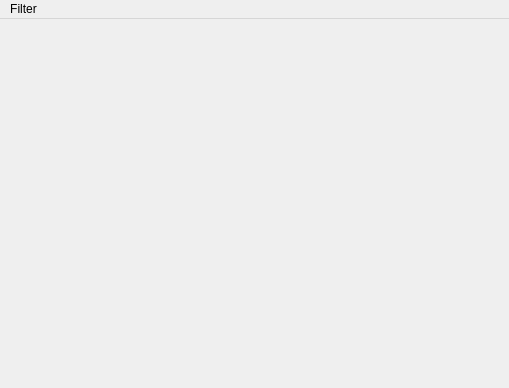
<?xml version="1.0" encoding="UTF-8"?>
<ui version="4.0">
 <class>ToDoList</class>
 <widget class="QMainWindow" name="ToDoList">
  <property name="geometry">
   <rect>
    <x>0</x>
    <y>0</y>
    <width>509</width>
    <height>388</height>
   </rect>
  </property>
  <property name="windowTitle">
   <string>ToDo List</string>
  </property>
  <property name="windowIcon">
   <iconset>
    <normaloff>icon.png</normaloff>icon.png</iconset>
  </property>
  <widget class="QWidget" name="centralwidget">
   <layout class="QHBoxLayout" name="horizontalLayout">
    <property name="leftMargin">
     <number>0</number>
    </property>
    <property name="topMargin">
     <number>6</number>
    </property>
    <property name="rightMargin">
     <number>0</number>
    </property>
    <property name="bottomMargin">
     <number>0</number>
    </property>
    <item>
     <layout class="QVBoxLayout" name="verticalLayout">
      <item>
       <widget class="QTabWidget" name="tabs">
        <property name="styleSheet">
         <string notr="true">QTabWidget::pane {
border: 0;
}</string>
        </property>
        <property name="tabShape">
         <enum>QTabWidget::Rounded</enum>
        </property>
        <property name="currentIndex">
         <number>-1</number>
        </property>
        <property name="tabsClosable">
         <bool>false</bool>
        </property>
       </widget>
      </item>
     </layout>
    </item>
   </layout>
  </widget>
  <widget class="QMenuBar" name="menubar">
   <property name="geometry">
    <rect>
     <x>0</x>
     <y>0</y>
     <width>509</width>
     <height>22</height>
    </rect>
   </property>
   <widget class="QMenu" name="menuFilter">
    <property name="title">
     <string>Filter</string>
    </property>
    <widget class="QMenu" name="menuAdd">
     <property name="title">
      <string>Add</string>
     </property>
     <addaction name="actionSdfsdf"/>
    </widget>
    <addaction name="menuAdd"/>
    <addaction name="actionClose"/>
   </widget>
   <addaction name="menuFilter"/>
  </widget>
  <action name="actionClose">
   <property name="text">
    <string>Close Current</string>
   </property>
  </action>
  <action name="actionSdfsdf">
   <property name="text">
    <string>dummy</string>
   </property>
  </action>
 </widget>
 <resources/>
 <connections/>
</ui>
